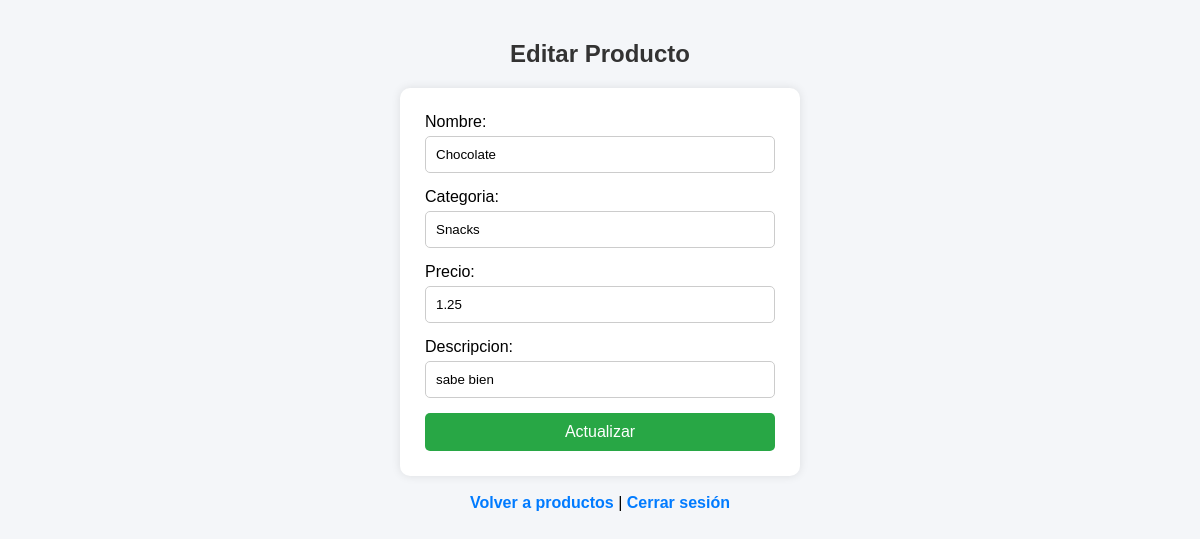
The page /editar.php?id=13 (signed in) on the database its author committed.
### tables this page shows
CREATE TABLE `productos` (
  `id` int(11) NOT NULL,
  `nombre` varchar(100) NOT NULL,
  `categoria` varchar(50) NOT NULL,
  `precio` decimal(10,2) NOT NULL,
  `descripcion` varchar(100) DEFAULT NULL
);

### editar.php (the view, shortened to what this page needs)
<?php
include("conexion.php");
$id = $_GET['id'];
$result = $conn->query("SELECT * FROM productos WHERE id=$id");
$row = $result->fetch_assoc();
?>
<!DOCTYPE html>
<html lang="es">
<head>
    <link rel="stylesheet" href="estilos.css">
</head>
<body>
<h2>Editar Producto</h2>
<form method="POST" action="actualizar.php">
<label>Nombre:</label>
<input type="text" name="nombre" value="<?php echo $row['nombre']; ?>" required>
<label>Categoria:</label>
<input type="text" name="categoria" value="<?php echo $row['categoria']; ?>" required>
<label>Precio:</label>
<input type="number" step="0.01" name="precio" value="<?php echo $row['precio']; ?>" required>
<label>Descripcion:</label>
<input type="text" name="descripcion" value="<?php echo $row['descripcion']; ?>">
<button type="submit">Actualizar</button>
</form>
<br>
<div class="menu">
    <a href="index.php">Volver a productos</a> |
    <a href="logout.php">Cerrar sesión</a>
</div>
</body>
</html>

### estilos.css (style rules this page uses)
* { margin:0; padding:0; box-sizing:border-box; font-family: Arial, Helvetica, sans-serif; }
body { background:#f4f6f9; padding:40px; }
h2 { text-align:center; margin-bottom:20px; color:#333; }
form, table { background:white; padding:25px; border-radius:10px; width:400px; margin:auto; box-shadow:0px 0px 10px rgba(0,0,0,0.1); }
input, select { width:100%; padding:10px; margin-top:5px; margin-bottom:15px; border-radius:5px; border:1px solid #ccc; }
button { width:100%; padding:10px; border:none; border-radius:5px; background:#28a745; color:white; font-size:16px; cursor:pointer; }
a { text-decoration:none; color:#007bff; font-weight:bold; }
.menu { text-align:center; margin-bottom:20px; }

### rows shown on the page
productos: nombre "Chocolate", categoria "Snacks", precio "1.25", descripcion "sabe bien"
